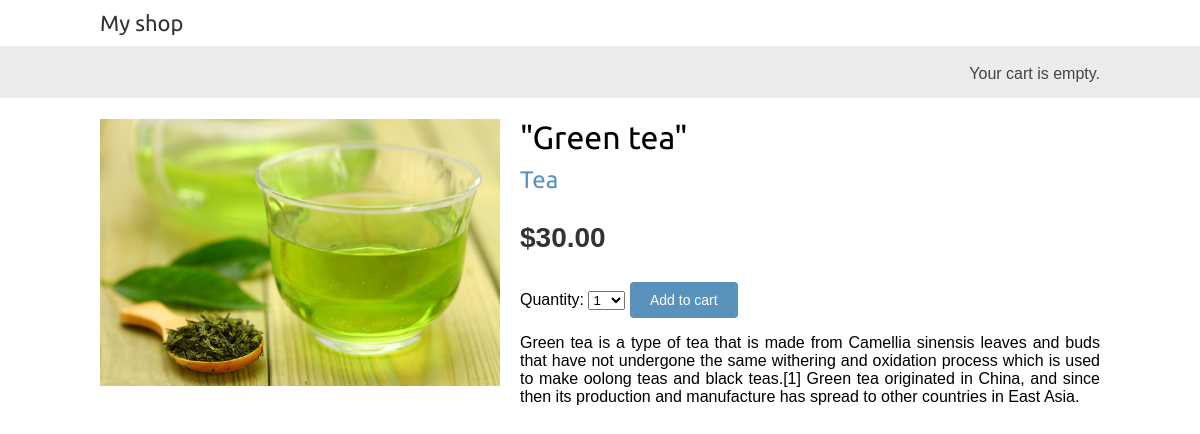
Page /1/green-tea/ on the committed database.
### shop/models.py (models this page shows, shortened)
class  Product(models.Model):
    category = models.ForeignKey(Category,
                              related_name='products',
                              on_delete=models.CASCADE)
    name = models.CharField(max_length=200)
    slug = models.SlugField(max_length=200)
    image = models.ImageField(upload_to = 'products/%Y/%m/%d',
                              blank=True)
    description = models.TextField(blank=True)
    price = models.DecimalField(max_digits=10,
                                decimal_places=2)
    available = models.BooleanField(default=True)
    created = models.DateTimeField(auto_now_add=True)
    updated = models.DateTimeField(auto_now=True)
    class Meta:
        ordering = ['name']
        indexes = [
            models.Index(fields=['id','slug']),
            models.Index(fields=['name']),
            models.Index(fields=['-created']),
        ]

class Category(models.Model):
    name = models.CharField(max_length=200)
    slug = models.SlugField(max_length=200)
    class Meta:
        ordering = ['name']
        indexes = [
            models.Index(fields=['name']),
        ]
        verbose_name = 'category'
        verbose_name_plural = 'categories'
    def __str__(self):
        return self.name
    def get_absolute_url(self):
        return reverse('shop:product_list_by_category',
                        args = [self.slug])

### shop/views.py (the view)
# urls.py: path('<int:id>/<slug:slug>/', views.product_detail,
def product_detail(request, id, slug):
    product = get_object_or_404(Product,
                                id=id,
                                slug=slug,
                                available=True)
    cart_product_form = CartAddProductForm()
    r = Recommender()
    recommeded_products = r.suggest_products_for([product],4)
    return render(request, 'shop/product/detail.html',
                  {'product': product,
                  'cart_product_form': cart_product_form,
                  'recommended_products':recommeded_products})

### cart/forms.py
class CartAddProductForm(forms.Form):
    quantity = forms.TypedChoiceField(
                    choices = PRODUCT_QUANTITY_CHOICES,
                    coerce=int)
    override = forms.BooleanField(required=False,
                                  initial = False,
                                  widget=forms.HiddenInput)

### cart/cart.py (called while the page is built)
    def __len__(self):
        return sum(item['quantity'] for item in self.cart.values())

### cart/context_processors.py (called while the page is built)
def cart(request):
    return {'cart':Cart(request)}

### shop/recommender.py (called while the page is built, shortened)
    def get_product_key(self, id):
        return f'product:{id}: purchased_with'

    def suggest_products_for(self, products, max_results=6):
        products_ids = [p.id for p in products]
        if len(products) == 1 :
            suggestions = r.zrange(
                    self.get_product_key(products_ids[0]),
                    0,-1,desc=True)[:max_results]
        suggested_products_ids = [int(id) for id in suggestions]
        suggested_products = list(Product.objects.filter(
            id__in=suggested_products_ids))
        suggested_products.sort(key=lambda x: suggested_products_ids.index(x.id))
        return suggested_products

### shop/templates/shop/product/detail.html (shortened to what this page needs)
{% extends "shop/base.html" %}
{% load static %}
{% block content %}
 <div class="product-detail">
    <img src="{% if product.image %}{{ product.image.url }} {% else %} {% static 'img/no_image.png' %}{% endif %}">
    <h1>"{{ product.name }}" </h1>
    <h2>
        <a href="{{ product.category.get_absolute_url }}">
            {{ product.category }}
        </a>
    </h2>
    <p class="price">${{ product.price }} </p>
    <form action={% url "cart:cart_add" product.id %} method="post">
        {{ cart_product_form }}
        <input type="submit" value="Add to cart">
    </form>
    {{ product.description|linebreaks }}
</div>
{% endblock %}

### shop/static/css/base.css (style rules this page uses)
body { margin:0; padding:0; font-family:helvetica, sans-serif; }
h1, h2, h3, h4, h5 , h6 { font-family: 'Ubuntu', sans-serif; font-weight:normal; }
a { text-decoration:none; color:#5993bb; }
a.button, input[type="submit"] { color:#fff; background:#5993bb; border-radius:4px; padding:10px 20px; font-size:14px; border:0; }
.product-detail { text-align:justify; }
.product-detail .price { color:#333; font-size:28px; font-weight:bold; }
.product-detail img { width:40%; float:left; padding:0 20px 20px 0; }
.product-detail h1 { margin-bottom:0; }
.product-detail h2 { margin-top:10px; }

### rows in the picture
Product: image (picture), name "Green tea", category "Tea", price "30.00", description "Green tea is a type of tea that is made from Camellia sinensis leaves and buds that have not undergone the same withering and oxidation process which is used to make oolong teas and black teas.[1] Green tea originated in China, and since then its production and manufacture has spread to other countries in East Asia."
